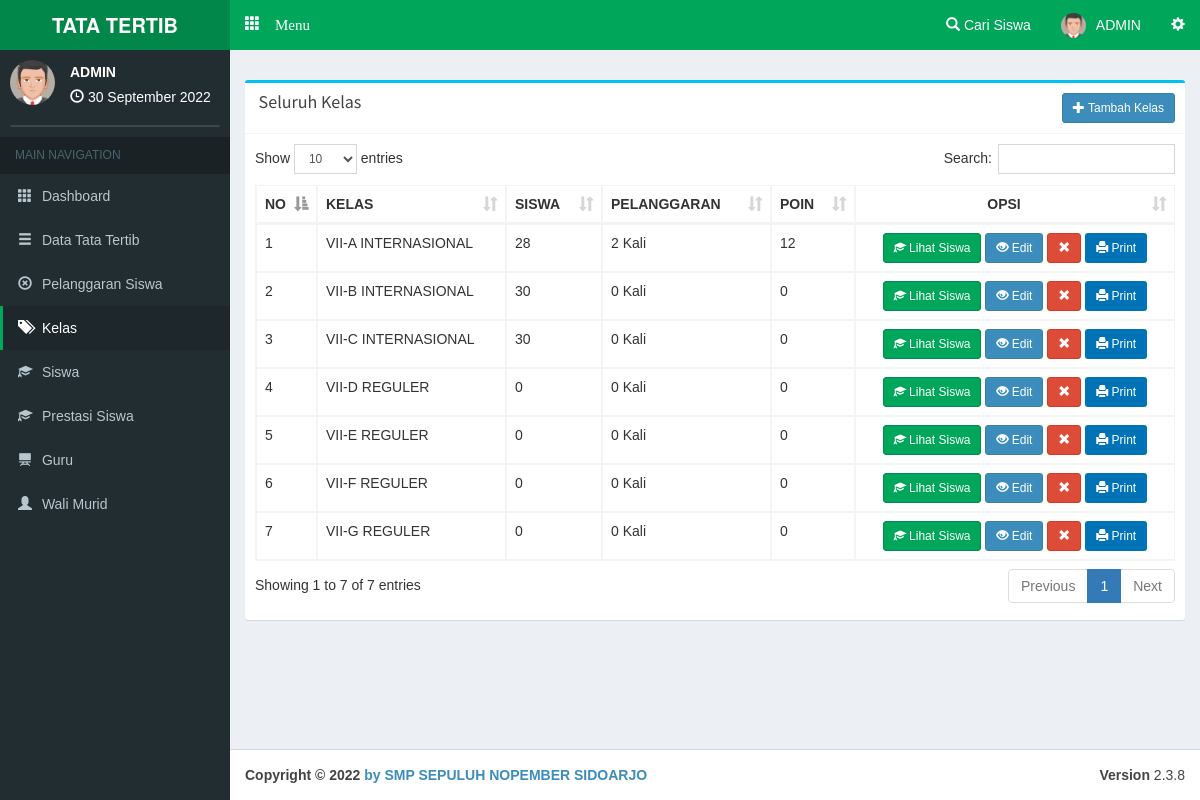
The app's page /admin/kelas (signed in) with its own data.
### tables this page shows
CREATE TABLE `kelas` (
  `c_kelas` varchar(10) NOT NULL,
  `kelas` varchar(60) NOT NULL
);

### php/config.php (called while the page is built, shortened)
<?php
$base='http://localhost/pointsiswa/';
$basead='http://localhost/pointsiswa/admin/';
?>

### php/function.php (called while the page is built, shortened)
<?php
function tgl($date){
  $array_bulan = array(1=>'Januari','Februari','Maret', 'April', 'Mei', 'Juni','Juli','Agustus','September','Oktober', 'November','Desember');
  $date = strtotime($date);
  $tanggal = date ('j', $date);
  $bulan = $array_bulan[date('n',$date)];
  $tahun = date('Y',$date);
  $result = $tanggal ." ". $bulan ." ". $tahun;
  return($result);
}
?>

### admin/view/a-kelas.php (the view, shortened to what this page needs)
      <div class="row">
        <div class="col-xs-12 col-md-12 col-lg-12">
          <div class="box box-info">
            <div class="box-header with-border">
              <h3 class="box-title"></span>&nbsp;Seluruh Kelas</h3><span style="float:right;"><a class="btn btn-circle btn-primary btn-sm" data-target="#tambah" data-toggle="modal"><i class="glyphicon glyphicon-plus"></i> Tambah Kelas</a></span>
            </div>
            <div class="box-body table-responsive">
              <table id="example1" class="table table-bordered table-hover">
                <thead>
                <tr>
                  <th width="5%">NO</th>
                  <th>KELAS</th>
                  <th>SISWA</th>
                  <th>PELANGGARAN</th>
                  <th>POIN</th>
                  <th style="text-align:center;">OPSI</th>
                </tr>
                </thead>
                <tbody>
<?php $smk=mysqli_query($con,"SELECT * FROM kelas order by kelas asc ");$vr=1;while($akh=mysqli_fetch_array($smk)){ $jsis=mysqli_num_rows(mysqli_query($con,"SELECT * from siswa where c_kelas='$akh[c_kelas]' ")); $jpe=mysqli_num_rows(mysqli_query($con,"SELECT * from pelanggaran where c_kelas='$akh[c_kelas]' ")); $ppe=mysqli_fetch_array(mysqli_query($con,"SELECT sum(bobot) as poin from pelanggaran where c_kelas='$akh[c_kelas]' "));  ?>
                <tr>
                  <td><?php echo $vr; ?></td>
                  <td><?php echo $akh['kelas']; ?></td>
                  <td><?php echo $jsis; ?></td>
                  <td><?php echo $jpe; ?> Kali</td>
                  <td><?php if($ppe['poin']==NULL){echo '0';}else{echo $ppe['poin'];} ?></td>
                  <td align="center">
                  <a class="btn btn-success btn-sm" href="<?php echo $basead; ?>siswa/<?php echo $akh['c_kelas']; ?>"><i class="glyphicon glyphicon-education"></i> Lihat Siswa</a>
                  <a class="btn btn-circle btn-primary btn-sm" data-target="#edit<?php echo $akh['c_kelas']; ?>" data-toggle="modal"><i class="glyphicon glyphicon-eye-open"></i> Edit</a>
                  <a class="btn btn-circle btn-danger btn-sm" data-target="#hapus<?php echo $akh['c_kelas']; ?>" data-toggle="modal"><i class="glyphicon glyphicon-remove"></i></a>
                  <a target="_blank" class="btn bg-blue btn-sm" href="<?php echo $basead.'print/printpelkelas?kelas='.$akh['c_kelas'].''; ?>"><i class="glyphicon glyphicon-print"></i> Print</a></td>
                </tr>
<?php $vr++; } ?>
                </tbody>
              </table>
            </div>
          </div>
        </div>
      </div>

### admin/main.php (shortened to what this page needs)
<?php date_default_timezone_set('Asia/Jakarta');$date=date('Y-m-d'); require '../php/config.php'; require '../php/function.php'; session_start(); if(empty($_SESSION['c_admin'])){header('location:../login');} $na=mysqli_fetch_array(mysqli_query($con,"SELECT * FROM admin where c_admin='$_SESSION[c_admin]' "));  ?>
<!DOCTYPE html>
<html>
<head>
  <link rel="stylesheet" href="<?php echo $base; ?>theme/bootstrap/css/bootstrap.min.css">
  <link rel="stylesheet" href="<?php echo $base; ?>theme/plugins/datatables/dataTables.bootstrap.css">
  <link rel="stylesheet" href="<?php echo $base; ?>theme/dist/css/AdminLTE.min.css">
  <link rel="stylesheet" href="<?php echo $base; ?>theme/dist/css/skins/_all-skins.min.css">
  <link rel="stylesheet" href="<?php echo $base; ?>theme/plugins/iCheck/square/blue.css">
  <link rel="stylesheet" href="<?php echo $base; ?>theme/plugins/pace/pace.min.css">
  <link rel="stylesheet" href="<?php echo $base; ?>theme/plugins/select2/select2.min.css">
  <link href="<?php echo $base; ?>theme/datetime/css/bootstrap-datetimepicker.min.css" rel="stylesheet">
</head>
<body class="skin-green hold-transition fixed"
oncontextmenu="return false">
<div class="wrapper">
  <header class="main-header">
    <a href="#" class="logo">
      <span class="logo-lg"><b>TATA TERTIB</b></span>
    </a>
    <nav class="navbar navbar-static-top" role="navigation">
     <a href="#" class="glyphicon glyphicon-th" data-toggle="offcanvas" role="button" style="color: #fff;margin-top: 15px;margin-left: 15px;font-size: 15px;"> Menu
      </a>
      <div class="navbar-custom-menu">
        <ul class="nav navbar-nav">
          <li class="dropdown notifications-menu">
            <a href="#" class="dropdown-toggle" data-toggle="dropdown">
              <i class="glyphicon glyphicon-search"></i> Cari Siswa
            </a>
          </li>
          <li class="dropdown user user-menu">
            <a href="#" class="dropdown-toggle" data-toggle="dropdown">
            <img src="<?php echo $base; ?>php/img/avatar1.png" class="user-image" alt="User Image">
              <span class="hidden-xs"><?php echo $na['nama'] ?></span>
            </a>
          </li>
          <li>
            <a href="#" data-toggle="control-sidebar"><i class="glyphicon glyphicon-cog"></i></a>
          </li>
        </ul>
      </div>
    </nav>
  </header>
  <aside class="main-sidebar">
    <section class="sidebar">
      <div class="user-panel">
        <div class="pull-left image">
          <img src="<?php echo $base; ?>php/img/avatar1.png" class="img-circle" alt="User Image">
        </div>
        <div class="pull-left info">
          <p><?php echo $na['nama']; ?></p>
          <i class="glyphicon glyphicon-time"></i> <?php echo tgl(date('d-m-Y')); ?>
        </div>
      </div>
      <form action="#" method="get" class="sidebar-form">
      </form>
<?php
if(empty($_GET['smkakh'])){
  $aak='class="active"';$bak='';$cak='';$drop1='';$drop2='';$drop3='';$dak='';$eak='';$fak='';$gak='';
}
else{
  $act=($_GET['smkakh']);
  if($act=='kategoripelanggaran' or $act=='bentukpelanggaran' or $act=='addbentukpelanggaran' or $act=='sanksipelanggaran' or $act=='addsanksi' or $act=='editsanksi'){
    $aak='';$bak='class="active"';$cak='';$dak='';$eak='';$fak='';$gak='';
    if($act=='kategoripelanggaran'){$drop1='class="active"';$drop2='';$drop3='';}
    else if($act=='bentukpelanggaran' or $act=='addbentukpelanggaran'){$drop1='';$drop2='class="active"';$drop3='';}
    else if($act=='sanksipelanggaran' or $act=='addsanksi' or $act=='editsanksi'){$drop1='';$drop2='';$drop3='class="active"';}
  }
  else if($act=='kelas'){
    $aak='';$bak='';$cak='class="active"';$dak='';$eak='';$fak='';$gak='';$drop1='';$drop2='';$drop3='';
  }
}
?>
      <ul class="sidebar-menu">
        <li class="header">MAIN NAVIGATION</li>
        <li <?php echo $aak; ?>>
          <a href="<?php echo $basead; ?>">
            <i class="glyphicon glyphicon-th"></i> <span>Dashboard</span>
          </a>
        </li>
        <li <?php echo $bak; ?>>
          <a href="#">
            <i class="glyphicon glyphicon-menu-hamburger"></i>
            <span>Data Tata Tertib</span>
          </a>
        </li>
        <li <?php echo $gak; ?>>
          <a href="<?php echo $basead; ?>pelanggaransiswa">
            <i class="glyphicon glyphicon-remove-circle"></i> <span>Pelanggaran Siswa</span>
          </a>
        </li>
        <li <?php echo $cak; ?>>
          <a href="<?php echo $basead; ?>kelas">
            <i class="glyphicon glyphicon-tags"></i> <span>Kelas</span>
          </a>
        </li>
        <li <?php echo $dak; ?>>
          <a href="<?php echo $basead; ?>siswa">
            <i class="glyphicon glyphicon-education"></i> <span>Siswa</span>
          </a>
        </li>
        <li <?php echo $dak; ?>>
          <a href="<?php echo $basead; ?>prestasi">
            <i class="glyphicon glyphicon-education"></i> <span>Prestasi Siswa</span>
          </a>
        </li>
        <li <?php echo $eak; ?>>
          <a href="<?php echo $basead; ?>guru">
            <i class="glyphicon glyphicon-blackboard"></i> <span>Guru</span>
          </a>
        </li>
        <li <?php echo $fak; ?>>
          <a href="<?php echo $basead; ?>walimurid">
            <i class="glyphicon glyphicon-user"></i> <span>Wali Murid</span>
          </a>
        </li>
      </ul>
    </section>
  </aside>
  <div class="content-wrapper">
    <section class="content-header">
    </section>
    <section class="content">
<?php
  if(empty($_GET['smkakh'])){require 'view/home.php';}
  else{
    $act=($_GET['smkakh']);
    if($act=='kategoripelanggaran'){
      require 'view/a-jenispel.php';
    }
    else if($act=='bentukpelanggaran'){
      require 'view/a-bentukpel.php';
    }
    else if($act=='addbentukpelanggaran'){
      require 'view/a-addbenpel.php';
    }
    else if($act=='sanksipelanggaran'){
      require 'view/a-sanksipel.php';
    }
    else if($act=='addsanksi'){
      require 'view/a-addsanksi.php';
    }
    else if($act=='editsanksi'){
      require 'view/a-editsanksi.php';
    }
    else if($act=='editsanksi'){
      require 'view/a-editsanksi.php';
    }
    else if($act=='kelas'){
      require 'view/a-kelas.php';
    }
  }
?>
    </section>
  </div>
</div>
  <footer class="main-footer">
    <div class="pull-right hidden-xs">
      <b>Version</b> 2.3.8
    </div>
    <strong>Copyright &copy; 2022 <a href="https://www.aplikasipendidikan.net/">by SMP SEPULUH NOPEMBER SIDOARJO </a></strong>
  </footer>
</body>
</html>

### admin/main.php (style rules this page uses)
body { font-family:arial; }

### records on screen
kelas: kelas "VII-A INTERNASIONAL", jsis "28", jpe "2", poin "12"
kelas: kelas "VII-B INTERNASIONAL", jsis "30", jpe "0"
kelas: kelas "VII-C INTERNASIONAL", jsis "30", jpe "0"
kelas: kelas "VII-D REGULER", jsis "0", jpe "0"
kelas: kelas "VII-E REGULER", jsis "0", jpe "0"
kelas: kelas "VII-F REGULER", jsis "0", jpe "0"
kelas: kelas "VII-G REGULER", jsis "0", jpe "0"

### other values on screen
$na['nama'] "ADMIN"
